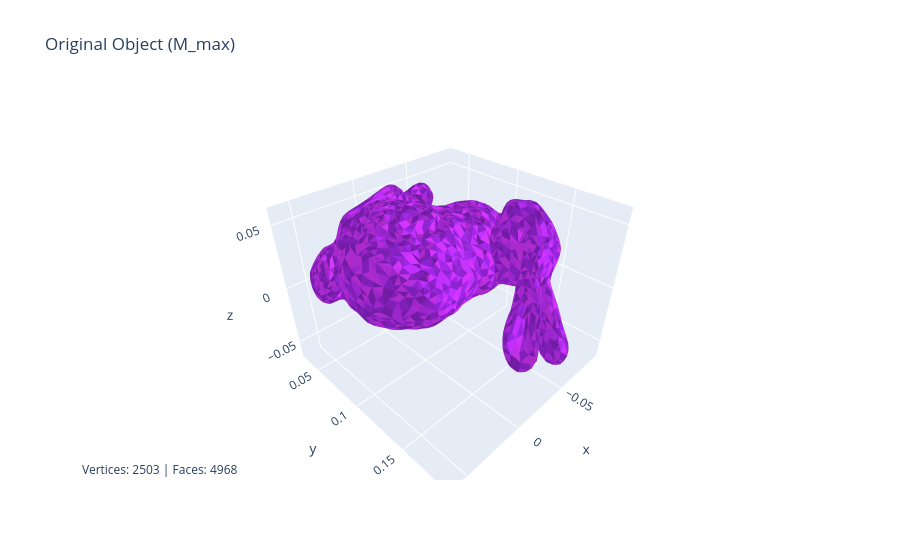

Here is the notebook cell this chart was saved with:
### Markdown cell above
## Loading model

### Code cell
# notebook.ipynb
from MeshObjects import *
from utils import show_obj
import trimesh

obj_path = "./models/bunny.obj"


objref = trimesh.load(obj_path)
objA = AObject3D(objref, "Object A") # M_max
show_obj(objref, "Original Object (M_max)")

objA.compress(0.1, 5)
show_obj(objA.get_last_lod(), "Compressed Object (M_min)", point="both")

M_max_prime = objA.decompress() # M_max'
show_obj(M_max_prime, "Reconstructed Object (M_max')", point="both")

### Figure 1 — Plotly figure (JSON) as saved in the notebook; plotly's stock layout.template omitted (floating-point values rounded to 4 significant figures; data arrays with more than 128 entries replaced by an {"elided": "..."} marker saying what was removed)
{"data": [{"facecolor": {"elided": "4968 str values"}, "flatshading": true, "i": {"elided": "4968 int values"}, "j": {"elided": "4968 int values"}, "k": {"elided": "4968 int values"}, "opacity": 1, "type": "mesh3d", "x": {"elided": "2503 float values"}, "y": {"elided": "2503 float values"}, "z": {"elided": "2503 float values"}}], "layout": {"annotations": [{"showarrow": false, "text": "Vertices: 2503 | Faces: 4968", "x": 0, "xref": "paper", "y": 0, "yref": "paper"}], "scene": {"xaxis": {"visible": true}, "yaxis": {"visible": true}, "zaxis": {"visible": true}}, "title": {"text": "Original Object (M_max)"}}}
